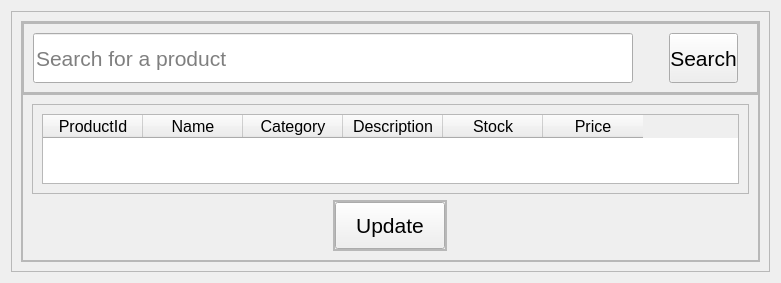
                   <widget class="QWidget" name="Inventory">
                    <layout class="QVBoxLayout" name="verticalLayout_27">
                     <item>
                      <widget class="QFrame" name="frame_33">
                       <property name="frameShape">
                        <enum>QFrame::StyledPanel</enum>
                       </property>
                       <property name="frameShadow">
                        <enum>QFrame::Raised</enum>
                       </property>
                       <layout class="QVBoxLayout" name="verticalLayout_28">
                        <item>
                         <widget class="QFrame" name="frame_34">
                          <property name="frameShape">
                           <enum>QFrame::StyledPanel</enum>
                          </property>
                          <property name="frameShadow">
                           <enum>QFrame::Raised</enum>
                          </property>
                          <layout class="QVBoxLayout" name="verticalLayout_29">
                           <property name="spacing">
                            <number>0</number>
                           </property>
                           <property name="leftMargin">
                            <number>0</number>
                           </property>
                           <property name="topMargin">
                            <number>0</number>
                           </property>
                           <property name="rightMargin">
                            <number>0</number>
                           </property>
                           <property name="bottomMargin">
                            <number>0</number>
                           </property>
                           <item>
                            <widget class="QFrame" name="frame_35">
                             <property name="minimumSize">
                              <size>
                               <width>0</width>
                               <height>0</height>
                              </size>
                             </property>
                             <property name="maximumSize">
                              <size>
                               <width>16777215</width>
                               <height>80</height>
                              </size>
                             </property>
                             <property name="frameShape">
                              <enum>QFrame::StyledPanel</enum>
                             </property>
                             <property name="frameShadow">
                              <enum>QFrame::Raised</enum>
                             </property>
                             <layout class="QHBoxLayout" name="horizontalLayout_13">
                              <property name="spacing">
                               <number>0</number>
                              </property>
                              <property name="leftMargin">
                               <number>0</number>
                              </property>
                              <property name="topMargin">
                               <number>0</number>
                              </property>
                              <property name="rightMargin">
                               <number>0</number>
                              </property>
                              <property name="bottomMargin">
                               <number>0</number>
                              </property>
                              <item>
                               <widget class="QFrame" name="frame_36">
                                <property name="frameShape">
                                 <enum>QFrame::StyledPanel</enum>
                                </property>
                                <property name="frameShadow">
                                 <enum>QFrame::Raised</enum>
                                </property>
                                <layout class="QHBoxLayout" name="horizontalLayout_14">
                                 <item>
                                  <widget class="QLineEdit" name="lineEdit_6">
                                   <property name="minimumSize">
                                    <size>
                                     <width>600</width>
                                     <height>50</height>
                                    </size>
                                   </property>
                                   <property name="maximumSize">
                                    <size>
                                     <width>16777215</width>
                                     <height>16777215</height>
                                    </size>
                                   </property>
                                   <property name="styleSheet">
                                    <string notr="true">font:16pt</string>
                                   </property>
                                   <property name="placeholderText">
                                    <string>Search for a product</string>
                                   </property>
                                  </widget>
                                 </item>
                                 <item>
                                  <spacer name="horizontalSpacer_4">
                                   <property name="orientation">
                                    <enum>Qt::Horizontal</enum>
                                   </property>
                                   <property name="sizeHint" stdset="0">
                                    <size>
                                     <width>30</width>
                                     <height>20</height>
                                    </size>
                                   </property>
                                  </spacer>
                                 </item>
                                 <item>
                                  <widget class="QPushButton" name="pushButton_10">
                                   <property name="minimumSize">
                                    <size>
                                     <width>0</width>
                                     <height>50</height>
                                    </size>
                                   </property>
                                   <property name="styleSheet">
                                    <string notr="true">font:16pt;
margin-right:10;</string>
                                   </property>
                                   <property name="text">
                                    <string>Search</string>
                                   </property>
                                   <property name="icon">
                                    <iconset>
                                     <normaloff>../../../../../mnt/c/Users/prasa/Downloads/magnifying-glass.png</normaloff>../../../../../mnt/c/Users/prasa/Downloads/magnifying-glass.png</iconset>
                                   </property>
                                   <property name="iconSize">
                                    <size>
                                     <width>20</width>
                                     <height>20</height>
                                    </size>
                                   </property>
                                  </widget>
                                 </item>
                                </layout>
                               </widget>
                              </item>
                             </layout>
                            </widget>
                           </item>
                           <item>
                            <widget class="QFrame" name="frame_37">
                             <property name="frameShape">
                              <enum>QFrame::StyledPanel</enum>
                             </property>
                             <property name="frameShadow">
                              <enum>QFrame::Raised</enum>
                             </property>
                             <layout class="QVBoxLayout" name="verticalLayout_30">
                              <item>
                               <widget class="QFrame" name="frame_38">
                                <property name="frameShape">
                                 <enum>QFrame::StyledPanel</enum>
                                </property>
                                <property name="frameShadow">
                                 <enum>QFrame::Raised</enum>
                                </property>
                                <layout class="QVBoxLayout" name="verticalLayout_31">
                                 <item>
                                  <widget class="QTableWidget" name="tableWidget_2">
                                   <property name="styleSheet">
                                    <string notr="true">font:12pt;</string>
                                   </property>
                                   <property name="sizeAdjustPolicy">
                                    <enum>QAbstractScrollArea::AdjustToContents</enum>
                                   </property>
                                   <column>
                                    <property name="text">
                                     <string>ProductId</string>
                                    </property>
                                   </column>
                                   <column>
                                    <property name="text">
                                     <string>Name</string>
                                    </property>
                                   </column>
                                   <column>
                                    <property name="text">
                                     <string>Category</string>
                                    </property>
                                   </column>
                                   <column>
                                    <property name="text">
                                     <string>Description</string>
                                    </property>
                                   </column>
                                   <column>
                                    <property name="text">
                                     <string>Stock</string>
                                    </property>
                                   </column>
                                   <column>
                                    <property name="text">
                                     <string>Price</string>
                                    </property>
                                   </column>
                                  </widget>
                                 </item>
                                </layout>
                               </widget>
                              </item>
                              <item alignment="Qt::AlignHCenter">
                               <widget class="QFrame" name="frame_39">
                                <property name="maximumSize">
                                 <size>
                                  <width>500</width>
                                  <height>100</height>
                                 </size>
                                </property>
                                <property name="frameShape">
                                 <enum>QFrame::StyledPanel</enum>
                                </property>
                                <property name="frameShadow">
                                 <enum>QFrame::Raised</enum>
                                </property>
                                <layout class="QVBoxLayout" name="verticalLayout_32">
                                 <property name="spacing">
                                  <number>0</number>
                                 </property>
                                 <property name="leftMargin">
                                  <number>0</number>
                                 </property>
                                 <property name="topMargin">
                                  <number>0</number>
                                 </property>
                                 <property name="rightMargin">
                                  <number>0</number>
                                 </property>
                                 <property name="bottomMargin">
                                  <number>0</number>
                                 </property>
                                 <item>
                                  <widget class="QFrame" name="frame_40">
                                   <property name="minimumSize">
                                    <size>
                                     <width>0</width>
                                     <height>0</height>
                                    </size>
                                   </property>
                                   <property name="maximumSize">
                                    <size>
                                     <width>500</width>
                                     <height>100</height>
                                    </size>
                                   </property>
                                   <property name="frameShape">
                                    <enum>QFrame::StyledPanel</enum>
                                   </property>
                                   <property name="frameShadow">
                                    <enum>QFrame::Raised</enum>
                                   </property>
                                   <layout class="QHBoxLayout" name="horizontalLayout_15">
                                    <property name="spacing">
                                     <number>9</number>
                                    </property>
                                    <property name="leftMargin">
                                     <number>0</number>
                                    </property>
                                    <property name="topMargin">
                                     <number>0</number>
                                    </property>
                                    <property name="rightMargin">
                                     <number>0</number>
                                    </property>
                                    <property name="bottomMargin">
                                     <number>0</number>
                                    </property>
                                    <item>
                                     <widget class="QPushButton" name="pushButton_12">
                                      <property name="styleSheet">
                                       <string notr="true">font:16pt;
padding:10px 20px</string>
                                      </property>
                                      <property name="text">
                                       <string>Update</string>
                                      </property>
                                      <property name="icon">
                                       <iconset>
                                        <normaloff>../../../../../mnt/c/Users/prasa/Downloads/update.png</normaloff>../../../../../mnt/c/Users/prasa/Downloads/update.png</iconset>
                                      </property>
                                      <property name="iconSize">
                                       <size>
                                        <width>20</width>
                                        <height>20</height>
                                       </size>
                                      </property>
                                     </widget>
                                    </item>
                                   </layout>
                                  </widget>
                                 </item>
                                </layout>
                               </widget>
                              </item>
                             </layout>
                            </widget>
                           </item>
                          </layout>
                         </widget>
                        </item>
                       </layout>
                      </widget>
                     </item>
                    </layout>
                   </widget>
